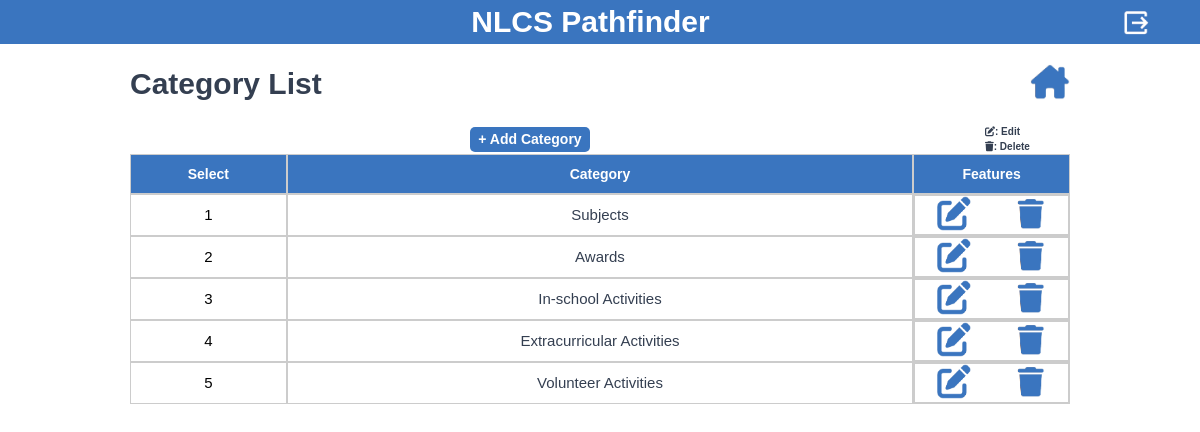
The page /manager-managecatact/ (signed in) on the database its author committed.
### manager/models.py (models this page shows, shortened)
class Category(models.Model):
    name = models.CharField(max_length=50)
    is_active = models.BooleanField(default=True)

### manager/views.py (the view)
# urls.py: path('manager-managecatact/', views.manager_managecatact, name='manager-managecatact'),
@login_required
def manager_managecatact(request):
    categories = Category.objects.filter(is_active=True)
    context = {
        'categories': categories,
    }
    return render(request, 'manager_managecatact.html', context)

### manager/templates/manager_managecatact.html (shortened to what this page needs)
<!DOCTYPE html>
<html data-wf-page="660b5a58e366d1d1dad88ea4" data-wf-site="65dae9a8aed2bddc7d4faf42">
<head>
  {% load static %}
  <link href="{% static 'css/normalize.css' %}" rel="stylesheet" type="text/css">
  <link href="{% static 'css/webflow.css' %}" rel="stylesheet" type="text/css">
  <link href="{% static 'css/2024-ia-gyumin.webflow.css' %}" rel="stylesheet" type="text/css">
</head>
<body class="body">
  <section class="sectionmaintitle sectionheader sectionheaderlogout">
    <h1 class="headingmaintitle headingladn">               NLCS Pathfinder</h1>
    <div id="w-node-d2daa522-833e-3a5c-a043-483bea9c1fed-dc3c8bde" class="divblocklogoutbuttonwrap">
      <a href="{% url 'manager-logout' %}" style="text-decoration:none"><img class="img-fluid" src="{% static 'img/logout.png' %}" alt="Logo"></a>
    </div>
  </section>
  <section class="section-2">
    <div class="w-layout-blockcontainer containerstdregheader w-container">
      <div class="divstdregessentialheader">
        <div id="w-node-f18b932d-7f52-d60e-bbf3-5157eddd1049-dad88ea4" class="divstdregheaderleft">
          <h1 class="headingstdregheaderleft">Category List</h1>
        </div>
        <div id="w-node-_99867401-9b1f-be79-e3d1-4157feefab60-dad88ea4" class="divstdregheaderright">
          <a class="divhousebutton" href="{% url 'manager-main' %}" style="text-decoration:none"><img class="img-fluid" src="{% static 'img/home.png' %}" alt="Logo"></a>
        </div>
      </div>
    </div>
    <div class="w-layout-blockcontainer containercatactlistfilter w-container">
      <div class="divblockcslstdlistfiltertotalgrid">
        <div id="w-node-_8e2939d1-d35d-5519-19f4-0a6d148886d4-dad88ea4" class="divblockadmincatactlistfiltergrid">
          <a id="w-node-e73b9f8f-0a56-692d-36ef-a5c4766e689d-dad88ea4" class="divblockadminaddactbutton" style="text-decoration:none; color:white" href="/manager-addcategory/">+ Add Category</a>
        </div>
        <div id="w-node-_8e2939d1-d35d-5519-19f4-0a6d148886d8-dad88ea4" class="divblockcslstdlistfeaturesgrid">
          <div id="w-node-_8e2939d1-d35d-5519-19f4-0a6d148886d9-dad88ea4" class="divblockcslstdlistfeaturestext">
            <h1 class="headingcslstdlistfeatures">         <i class="fa-solid fa-pen-to-square"></i>: Edit</h1>
          </div>
          <div id="w-node-_8e2939d1-d35d-5519-19f4-0a6d148886dc-dad88ea4" class="divblockcslstdlistfeaturestext">
            <h1 class="headingcslstdlistfeatures">         <i class="fa-solid fa-trash"></i>: Delete</h1>
          </div>
        </div>
      </div>
    </div>
    <div class="w-layout-blockcontainer containercatactlist w-container">
      <div class="divcatactlisttable">
        <div id="w-node-cf370158-e546-3441-ffe0-6c4fa484b8b1-dad88ea4" class="divtablecatactlistheader">Select</div>
        <div id="w-node-e06b81cd-ba85-55b8-9b0d-b3d87825d772-dad88ea4" class="divtablecatactlistheader">Category</div>
        <div id="w-node-_41e9e996-4989-9903-5743-0cad7c0a8549-dad88ea4" class="divtablecatactlistheader">Features</div>
        {% for cat in categories %}
        <div id="w-node-_179c3a27-b557-71e4-c74d-f36f7d2376ff-dad88ea4" class="divadmincatactlisttabledata">
          <h1 class="headingtableuserlistdata">{{ forloop.counter }}</h1>
        </div>
        <div id="w-node-_5197f733-7904-6cc7-9ecc-baf557ef89ba-dad88ea4" class="divadmincatactlisttabledata">
          <h1 class="headingadmintablecatactlistdata">{{ cat.name }}</h1>
        </div>
        <div id="w-node-ee067d1e-1cac-fcaa-cdac-187914f5f29c-dad88ea4" class="divadmincatactlisttabledata">
          <div id="w-node-_2f3d3610-db78-fce4-cb2e-471a8382956d-dad88ea4" class="divadmintableuserlistactivitydatafeature">
            <a id="w-node-_2f3d3610-db78-fce4-cb2e-471a8382956e-dad88ea4" class="divhousebutton" href="/manager-editcategory/{{ cat.id }}/"><img class="img-fluid" src="{% static 'img/write2.png' %}" alt="Logo"></a>
            <a id="w-node-_2f3d3610-db78-fce4-cb2e-471a8382956f-dad88ea4" class="divhousebutton" style="text-decoration:none; cursor:pointer" onclick="showModal({{cat.id}});"><img class="img-fluid" src="{% static 'img/trash2.png' %}" alt="Logo"></a>
          </div>
        </div>
        {% endfor %}
      </div>
    </div>
  </section>
</body>
</html>

### static/css/webflow.css (style rules this page uses)
* { -webkit-box-sizing: border-box; -moz-box-sizing: border-box; box-sizing: border-box; }
html { height: 100%; }
body { margin: 0; min-height: 100%; background-color: #fff; font-family: Arial, sans-serif; font-size: 14px; line-height: 20px; color: #333; }
img { max-width: 100%; vertical-align: middle; display: inline-block; }
h1, h2, h3, h4, h5, h6 { font-weight: bold; margin-bottom: 10px; }
h1 { font-size: 38px; line-height: 44px; margin-top: 20px; }
.w-container { margin-left: auto; margin-right: auto; max-width: 940px; }
.w-container:before, .w-container:after { content: " "; display: table; grid-column-start: 1; grid-row-start: 1; grid-column-end: 2; grid-row-end: 2; }
.w-container:after { clear: both; }

### rows shown on the page
Category: name "Subjects"
Category: name "Awards"
Category: name "In-school Activities"
Category: name "Extracurricular Activities"
Category: name "Volunteer Activities"
